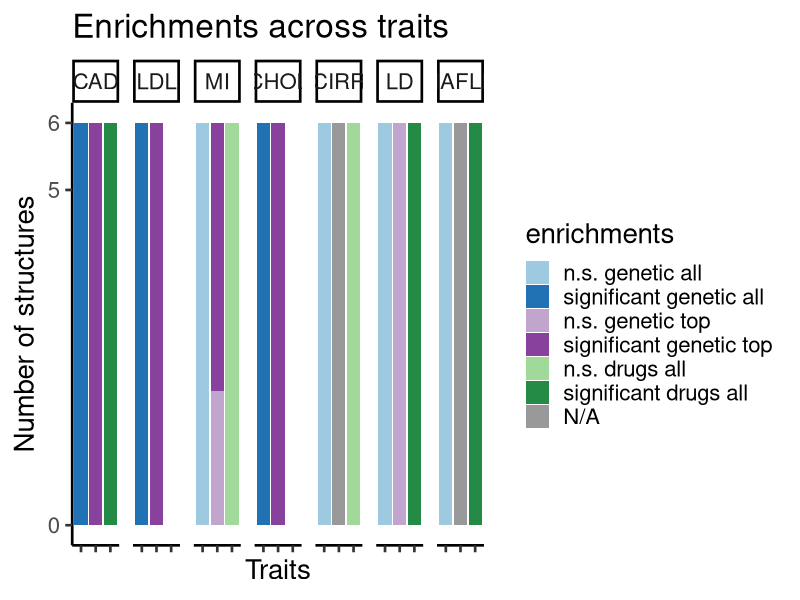

Write the R code that produced this figure.
## ---- chunk 1
library(ggplot2)
## ---- chunk 2
mydata <- read.csv("Enrichments_barplot_mouse_zonation_C1.csv", sep = ";")
## ---- chunk 3
enrichments <- mydata$Enrichment
trait <- mydata$Trait
number_of_structures <- as.numeric(mydata$Structures)
geneset <- mydata$Gene.set
factor_lvl <- 1:length(mydata[,1])
## ---- chunk 4
enrichments <- factor(enrichments, levels = rev(unique(enrichments)))
geneset <- factor(geneset, levels = unique(geneset))
trait <- factor(trait, levels = unique(trait))

## ---- chunk 5
# creating data frame 
enriched_proportions <- data.frame(number_of_structures,trait,enrichments,geneset,factor_lvl)

## ---- chunk 6
p1 <-   ggplot(enriched_proportions, aes(x=geneset, y=number_of_structures, fill = enrichments)) +
    geom_bar(stat="identity", position = "stack") +
    scale_y_continuous(breaks = c(0,5,6)) + #,limits = c(0,20)) +
    #geom_text(size = 6, position = position_stack(vjust = 0.75),aes(label = number_of_structures)) +
    facet_wrap(~ trait, ncol = 12) +
    labs(title="Enrichments across traits") +
    xlab("Traits") +
    ylab("Number of structures") +
    theme_classic(base_size = 20) +
    theme(axis.text.x=element_blank()) +
    scale_fill_manual(values=c("grey60","#238B45", "#A1D99B","#88419D","#C2A5CF","#2171B5","#9ECAE1")) +
    #coord_flip() +
    guides(fill = guide_legend(reverse = T))

p1
## ---- chunk 7
sessionInfo()
